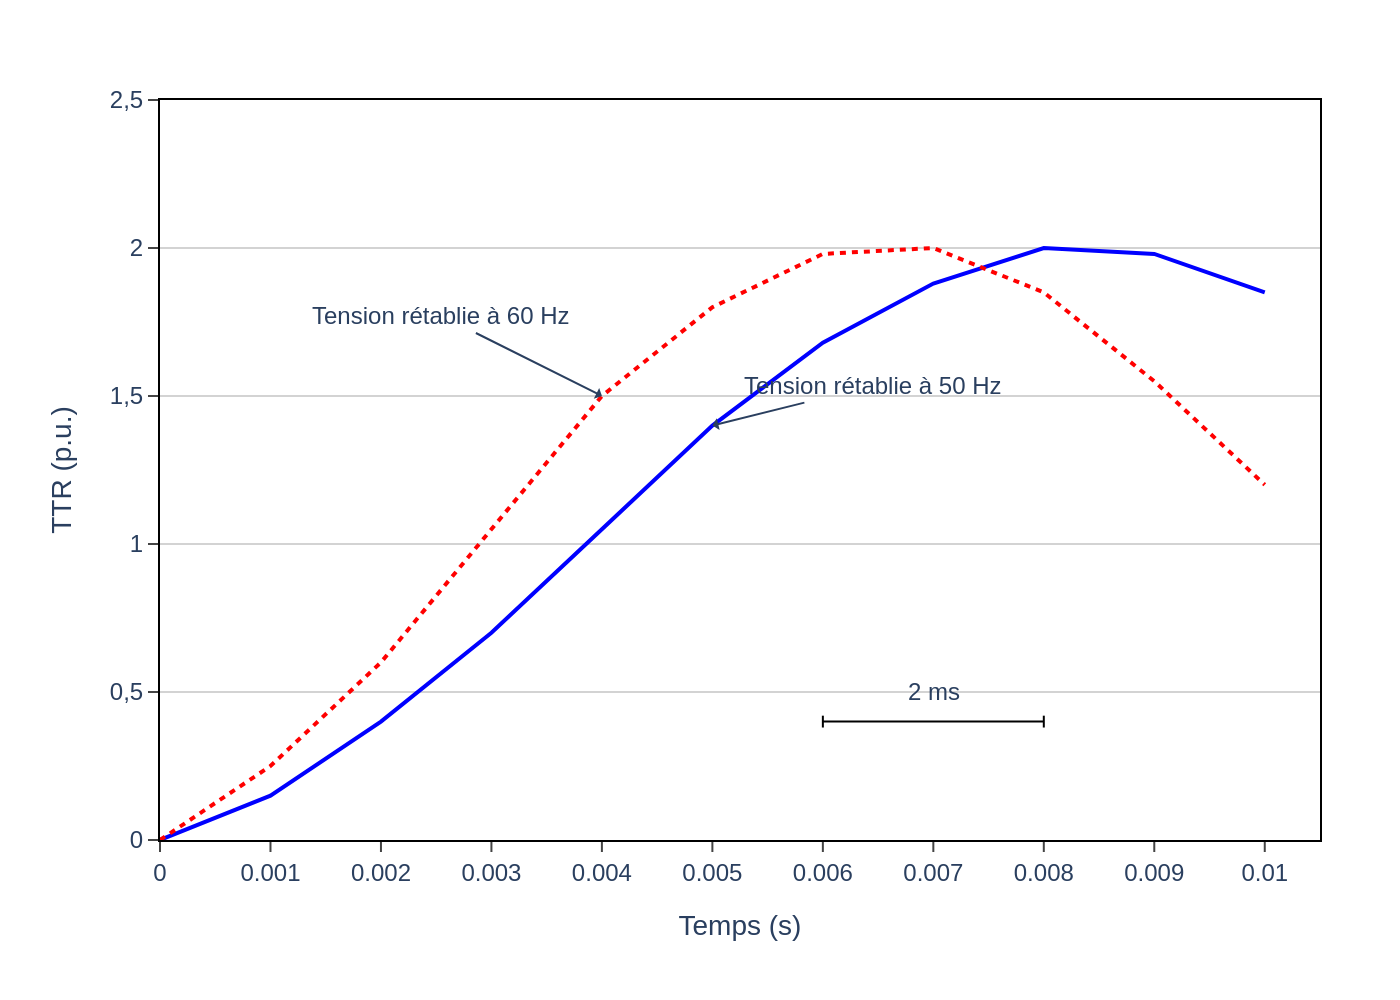

Write Python code to recreate this figure.
import sys
import json
import pathlib
import plotly.graph_objects as go

if len(sys.argv) != 2:
    print("Usage: python create_chart.py <path_to_json_file>")
    sys.exit(1)

json_path = pathlib.Path(sys.argv[1])
if not json_path.is_file():
    print(f"Error: JSON file not found at {json_path}")
    sys.exit(1)

with open(json_path, 'r', encoding='utf-8') as f:
    chart_data = json.load(f)

fig = go.Figure()

# Add traces from JSON data
for i, series in enumerate(chart_data['chart_data']):
    fig.add_trace(go.Scatter(
        x=series['x'],
        y=series['y'],
        mode='lines',
        name=series['name'],
        line=dict(
            color=chart_data['colors'][i],
            dash=series['style']
        ),
        hoverinfo='none'
    ))

# Update layout
texts = chart_data['texts']
title_text = f"{texts['title']}<br><sub>{texts['subtitle']}</sub>" if texts['title'] and texts['subtitle'] else texts.get('title')

fig.update_layout(
    font_family="Arial",
    title_text=title_text,
    xaxis_title=texts['x_axis_title'],
    yaxis_title=texts['y_axis_title'],
    plot_bgcolor='white',
    showlegend=False,
    margin=dict(l=80, r=40, t=50, b=80),
    xaxis=dict(
        range=[0, 0.0105],
        tickmode='linear',
        dtick=0.001,
        showline=True,
        linewidth=1,
        linecolor='black',
        mirror=True,
        gridcolor=None,
        zeroline=False,
        ticks='outside'
    ),
    yaxis=dict(
        range=[0, 2.5],
        tickvals=[0, 0.5, 1, 1.5, 2, 2.5],
        ticktext=['0', '0,5', '1', '1,5', '2', '2,5'],
        showline=True,
        linewidth=1,
        linecolor='black',
        mirror=True,
        gridcolor='lightgrey',
        zeroline=False,
        ticks='outside'
    )
)

# Add annotations
if 'annotations' in chart_data:
    for ann in chart_data['annotations']:
        fig.add_annotation(ann)

# Add shapes
if 'shapes' in chart_data:
    for shape in chart_data['shapes']:
        fig.add_shape(shape)

# Generate output image
output_filename = json_path.with_suffix('.png')
fig.write_image(output_filename, scale=2)

print(f"Chart saved to {output_filename}")
